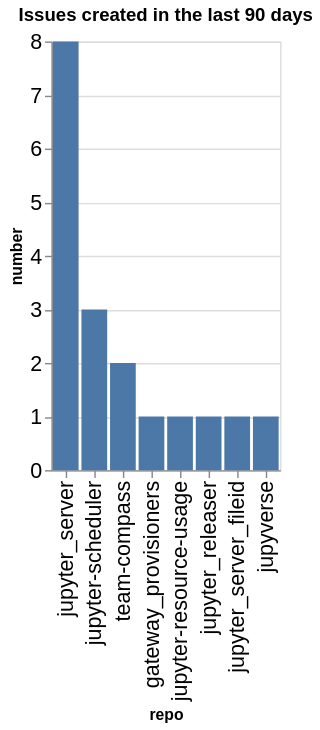

Here is the notebook cell this chart was saved with:
### Code cell
created_counts = created.groupby(['org', 'repo']).count()['number'].reset_index()
created_counts['org/repo'] = created_counts.apply(lambda a: a['org'] + '/' + a['repo'], axis=1)
sorted_vals = created_counts.sort_values(['org', 'number'], ascending=False)['repo'].values
alt.Chart(data=created_counts, title=f"Issues created in the last {n_days} days").mark_bar().encode(
    x=alt.X('repo', sort=alt.Sort(sorted_vals.tolist())),
    y='number',
)

### Figure 1 — Vega-Lite specification as saved in the notebook (floating-point values rounded to 4 significant figures)
{"config": {"axisLeft": {"labelFontSize": 15}, "axisBottom": {"labelFontSize": 15}}, "data": {"name": "data-10e9db596b2b1e0b20c27e573abad1af"}, "mark": {"type": "bar"}, "encoding": {"x": {"field": "repo", "sort": ["jupyter_server", "jupyter-scheduler", "team-compass", "gateway_provisioners", "jupyter-resource-usage", "jupyter_releaser", "jupyter_server_fileid", "jupyverse"], "type": "nominal"}, "y": {"field": "number", "type": "quantitative"}}, "title": "Issues created in the last 90 days", "$schema": "https://vega.github.io/schema/vega-lite/v5.20.1.json", "datasets": {"data-10e9db596b2b1e0b20c27e573abad1af": [{"org": "jupyter-server", "repo": "gateway_provisioners", "number": 1, "org/repo": "jupyter-server/gateway_provisioners"}, {"org": "jupyter-server", "repo": "jupyter-resource-usage", "number": 1, "org/repo": "jupyter-server/jupyter-resource-usage"}, {"org": "jupyter-server", "repo": "jupyter-scheduler", "number": 3, "org/repo": "jupyter-server/jupyter-scheduler"}, {"org": "jupyter-server", "repo": "jupyter_releaser", "number": 1, "org/repo": "jupyter-server/jupyter_releaser"}, {"org": "jupyter-server", "repo": "jupyter_server", "number": 8, "org/repo": "jupyter-server/jupyter_server"}, {"org": "jupyter-server", "repo": "jupyter_server_fileid", "number": 1, "org/repo": "jupyter-server/jupyter_server_fileid"}, {"org": "jupyter-server", "repo": "jupyverse", "number": 1, "org/repo": "jupyter-server/jupyverse"}, {"org": "jupyter-server", "repo": "team-compass", "number": 2, "org/repo": "jupyter-server/team-compass"}]}}
